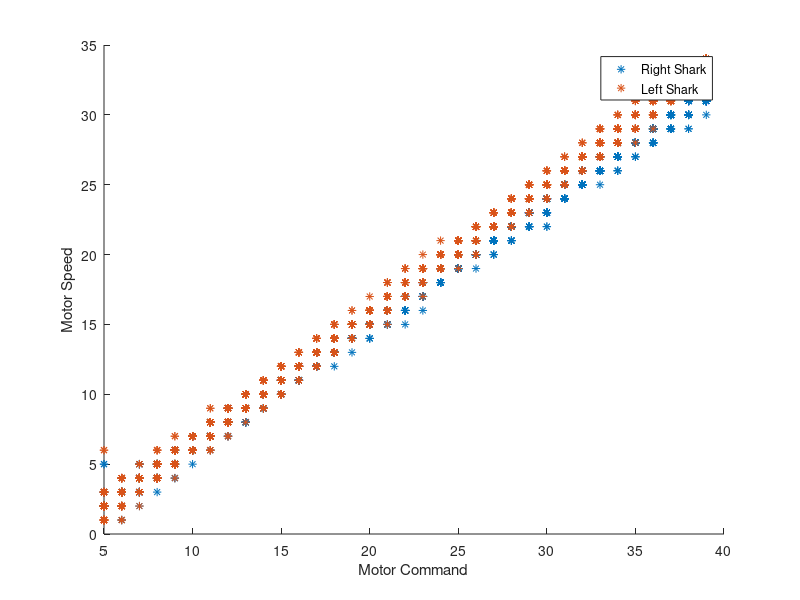

MATLAB code for this plot: (Note: this script raises an error after producing the figure.)
%Code to characterize motors using Serial data
clear all
rawDataLinear = csvread('raw_data.csv');
rawDataLinear = rawDataLinear(2:1921,:);
rawDataLinear = rawDataLinear(rawDataLinear(:,4)~=0,:);

%% Plot the data to get a value for Kt and Ke
clf
hold all
plot(rawDataLinear(:,2),rawDataLinear(:,3),'*');
plot(rawDataLinear(:,2),rawDataLinear(:,4),'*');
xlabel('Motor Command')
ylabel('Motor Speed')
legend('Right Shark','Left Shark');

loopTimeLinear = 100/1000; %time that encoder ticks are counted over [seconds]
encoderCounts = 100; %Number of lines the encoders have


voltageCmdLinear = rawDataLinear(:,2)*24/127;
motorSpeedLinear = rawDataLinear(:,3:4)/encoderCounts*2*pi / (loopTimeLinear)*5;



Kv1 = voltageCmdLinear./motorSpeedLinear(:,1);
meanKv1_bits = mean(rawDataLinear(:,2)./rawDataLinear(:,3));
meanKv1 = mean(Kv1);
medianKv1 = median(Kv1);


Kv2 = voltageCmdLinear./motorSpeedLinear(:,2);
meanKv2_bits = mean(rawDataLinear(:,2)./rawDataLinear(:,4));
meanKv2 = mean(Kv2);
medianDv2 = median(Kv2);

%% Get Time Constant Data

findTau('TauData/step_data5_lt25.csv',25); 

% rawDataStep = csvread('TauData/step_data5_lt25.csv');
% 
% loopTimeStep = 25; %amount of time that the encoders are counting over. Read from csv file name ltXX
% voltageCmdStep = rawDataStep(:,2)*24/127;
% motorSpeedStep = rawDataStep(:,3:4)/encoderCounts*2*pi / (loopTimeStep)*5;
% tStepRightShark = rawDataStep(:,1)-rawDataStep(min(find(rawDataStep(:,3)>0))-1,1);
% tStepLeftShark = rawDataStep(:,1)-rawDataStep(min(find(rawDataStep(:,4)>0))-1,1);
% 
% %RightShark Motor tau
% %Determines the point at which the signal reaches 63, 86,95 and 98 percent
% %and then compares them
% timeConstantValues = [.37,.135,.05,.018];
% rightSharkStepEnd = mean(motorSpeedStep(end-8:end,1));
% for i = 1:4
%     rightSharkTauI(i) = tStepRightShark(max(find(abs(motorSpeedStep(:,1)-rightSharkStepEnd)>=timeConstantValues(i)*rightSharkStepEnd)))/i;
% end
    






clf
plot(tStepRightShark,motorSpeedStep(:,1))

%yi=y(end)
%idx=max(find(abs(y-yi)>=0.37*yi))










